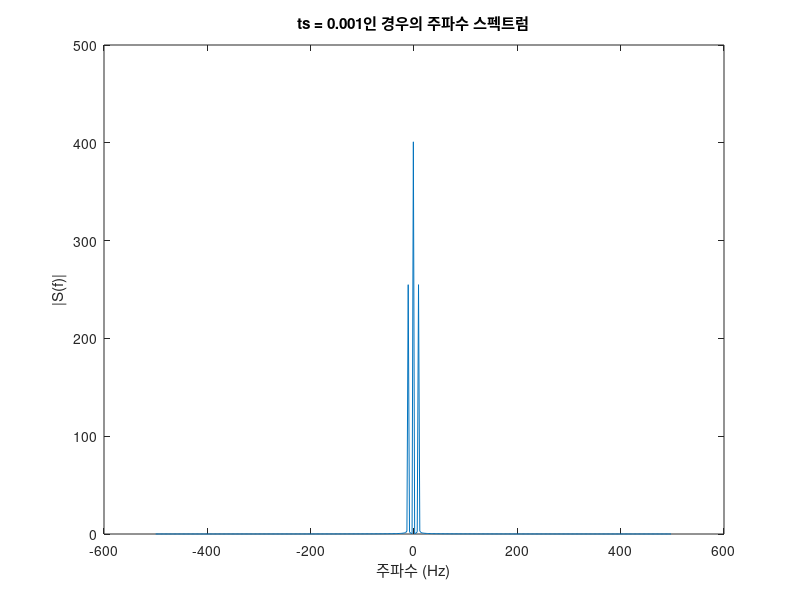
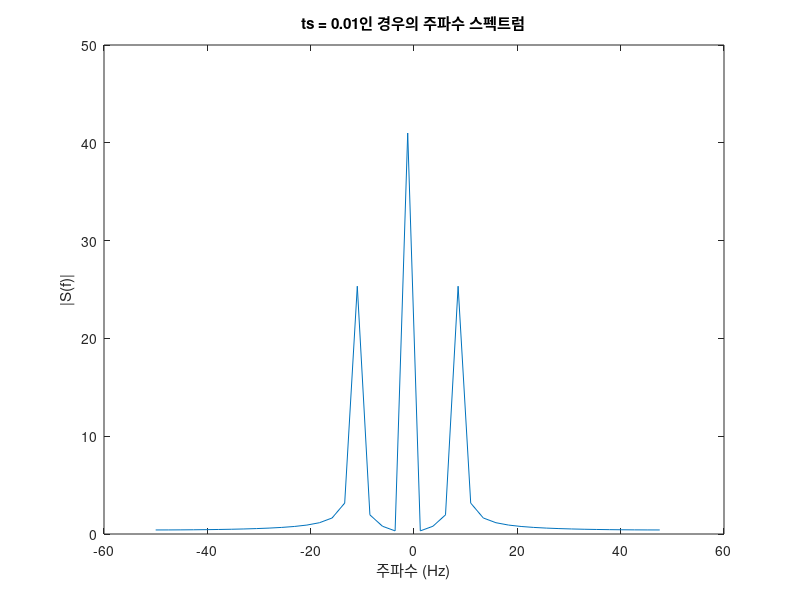
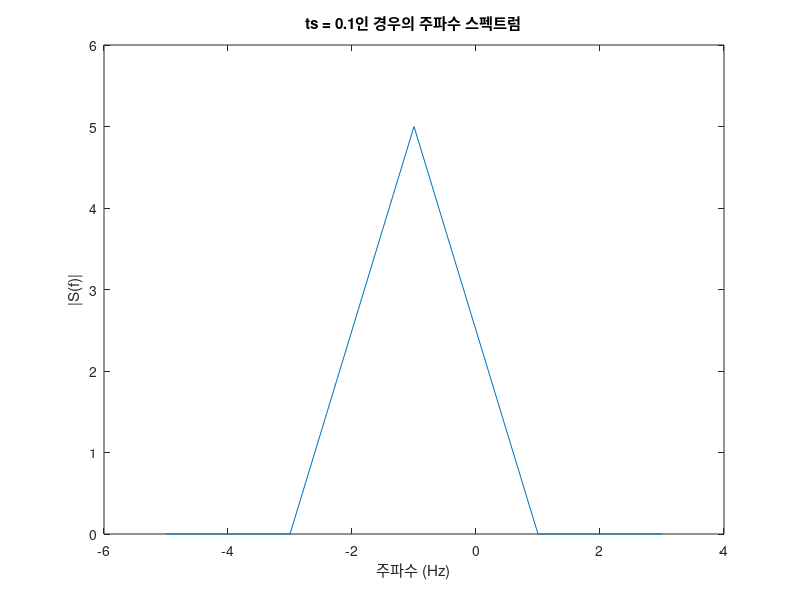

Here is the MATLAB script that generated these plots, in order:
% 변수 설정
A = 1;
f = 10;

% 샘플링 간격 변화 예시
tsArray = [0.001, 0.01, 0.1]; % 다양한 샘플링 간격

for ts = tsArray
    t = 0:ts:0.4; % 주어진 ts로 시간 벡터 재설정
    s = A + (4/pi) * sin(2*pi*1*f*t)/1; % 간략화된 s(t) 함수, k=1로 설정

    % FFT 계산
    y = fft(s);
    yshift = fftshift(y);
    
    % 주파수 축 계산
    N = length(t);
    df = 1/(N*ts);
    fAxis = -1/(2*ts) : df : 1/(2*ts)-df;
    
    % 주파수 스펙트럼 그리기
    figure;
    plot(fAxis, abs(yshift));
    title(['ts = ', num2str(ts), '인 경우의 주파수 스펙트럼']);
    xlabel('주파수 (Hz)');
    ylabel('|S(f)|');
end
